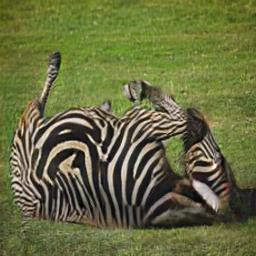
#> input picture CycleGAN-tensorflow/imgs/AtoB_n02381460_4660.jpg, 256 x 256 px, given in place of i, which was not available
$ python -i utils.py   (imports and definitions only)   (older library calls are emulated)
#> lines starting #> are read from the running program, lines starting #| are printed output that depends on the picture; pictures that were not available may be replaced by others from this repository, and a replacement may not be noted
"""
Some codes from https://github.com/Newmu/dcgan_code
"""
from __future__ import division
import math
import pprint
import scipy.misc
import numpy as np
import copy
import matplotlib.image as mpimg
import matplotlib.pyplot as plt
from skimage.transform import resize
from skimage import data
import imageio
import cv2
import matplotlib
try:
    _imread = mpimg.imread
except AttributeError:
    from imageio import imread as _imread

pp = pprint.PrettyPrinter()

get_stddev = lambda x, k_h, k_w: 1/math.sqrt(k_w*k_h*x.get_shape()[-1])

# -----------------------------
# new added functions for cyclegan
class ImagePool(object):
    # [29 lines left out: functions __init__, __call__, load_test_data, not called in this run]

def load_train_data(image_path, load_size=286, fine_size=256, is_testing=False):
#> called with image_path = 'imgs/AtoB_n02381460_4660.jpg', load_size = 286, fine_size = 256, is_testing = False
    img_A = imread(image_path[0])
    print(img_A.shape)
#| (256, 256, 3)
    img_B = imread(image_path[1])
#> call 2 of imread, with path = 'm', is_grayscale = False
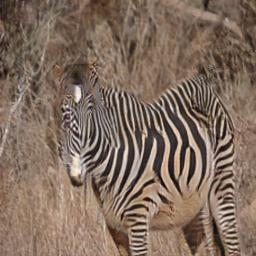
#> input picture CycleGAN-tensorflow/imgs/AtoB_n02381460_510.jpg, 256 x 256 px, given in place of m, which was not available
    if not is_testing:
        print ('resizesize', img_A.shape)
#| resizesize (256, 256, 3)
        img_A = resize(img_A, [load_size, load_size])
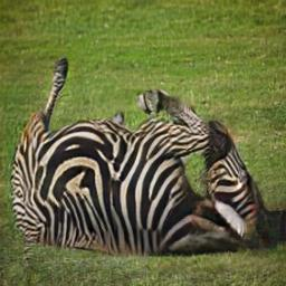
#> img_A: shape (286, 286, 3) float64; mean R, G, B 103.6, 108.7, 64.2
        img_B = resize(img_B, [load_size, load_size])
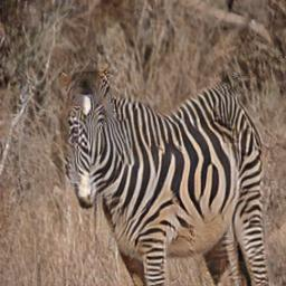
#> img_B: shape (286, 286, 3) float64; mean R, G, B 129.3, 109.1, 94.9
        h1 = int(np.ceil(np.random.uniform(1e-2, load_size-fine_size)))
        w1 = int(np.ceil(np.random.uniform(1e-2, load_size-fine_size)))
        img_A = img_A[h1:h1+fine_size, w1:w1+fine_size]
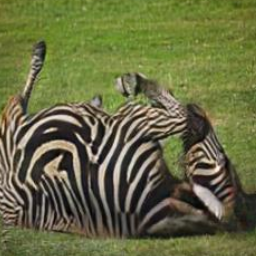
#> img_A: shape (256, 256, 3) float64; mean R, G, B 104.4, 108.4, 67.2
        img_B = img_B[h1:h1+fine_size, w1:w1+fine_size]
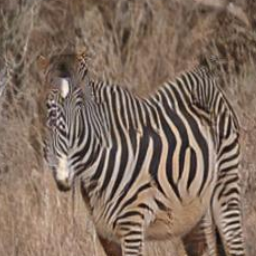
#> img_B: shape (256, 256, 3) float64; mean R, G, B 130, 110.1, 96.2

        if np.random.random() > 0.5:
            img_A = np.fliplr(img_A)
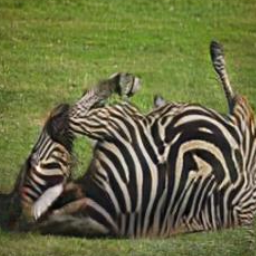
#> img_A: shape (256, 256, 3) float64; mean R, G, B 104.4, 108.4, 67.2
            img_B = np.fliplr(img_B)
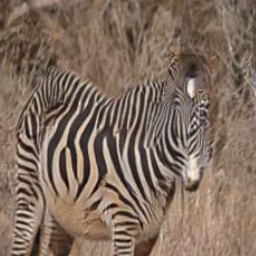
#> img_B: shape (256, 256, 3) float64; mean R, G, B 130, 110.1, 96.2
    else:
        img_A = resize(img_A, [fine_size, fine_size])
        img_B = resize(img_B, [fine_size, fine_size])

    img_A = img_A/127.5 - 1.
    img_B = img_B/127.5 - 1.
    print(img_A.shape,img_B.shape)
#| (256, 256, 3) (256, 256, 3)
    img_AB = np.concatenate((img_A, img_B), axis=2)
    # img_AB shape: (fine_size, fine_size, input_c_dim + output_c_dim)
    return img_AB

# -----------------------------

def get_image(image_path, image_size, is_crop=True, resize_w=64, is_grayscale = False):
    return transform(imread(image_path, is_grayscale), image_size, is_crop, resize_w)

# [20 lines left out: function save_images, not called in this run]

def imread(path, is_grayscale = False):

    return _imread(path).astype(np.float)

def merge_images(images, size):
    return inverse_transform(images)

# [38 lines left out: functions merge, imsave, center_crop, transform, inverse_transform, not called in this run]

>>> result = load_train_data('imgs/AtoB_n02381460_4660.jpg')
